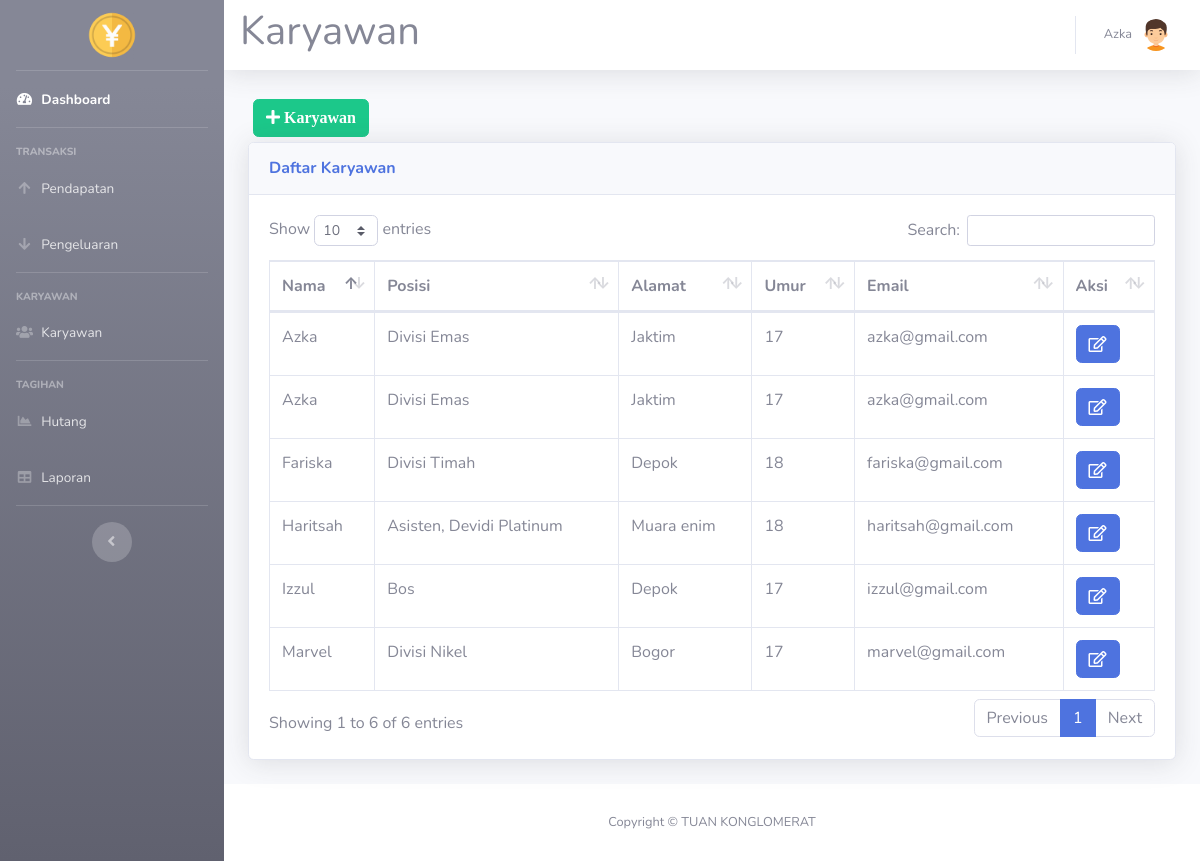
Screenshot of /karyawan.php (signed in) with the database file from the repository.
### tables this page shows
CREATE TABLE `karyawan` (
  `id_karyawan` int NOT NULL,
  `nama` varchar(40) NOT NULL,
  `posisi` varchar(40) NOT NULL,
  `alamat` varchar(40) NOT NULL,
  `umur` int NOT NULL,
  `kontak` varchar(40) NOT NULL
);

### karyawan.php (the view, shortened to what this page needs)
<!DOCTYPE html>
<html lang="en">
<head>
  <link href="vendor/fontawesome-free/css/all.min.css" rel="stylesheet" type="text/css">
  <link href="css/sb-admin-2.min.css" rel="stylesheet">
  <link href="vendor/datatables/dataTables.bootstrap4.min.css" rel="stylesheet">
</head>
<body id="page-top">
  <?php require 'koneksi.php'; ?>
  <?php require 'sidebar.php'; ?>
  <div id="content">
    <?php $halamanaktif = "Karyawan";?>
    <?php require 'navbar.php'; ?>
    <div class="container-fluid">
      <button type="button" class="btn btn-success" style="margin:5px" data-toggle="modal"
        data-target="#myModalTambah"><i class="fa fa-plus"> Karyawan</i></button><br>
    </div>
    <div class="card shadow mb-4">
      <div class="card-header py-3">
        <h6 class="m-0 font-weight-bold text-primary">Daftar Karyawan</h6>
      </div>
      <div class="card-body">
        <div class="table-responsive">
          <table class="table table-bordered" id="dataTable" width="100%" cellspacing="0">
            <thead>
              <tr>
                <th>Nama</th>
                <th>Posisi</th>
                <th>Alamat</th>
                <th>Umur</th>
                <th>Email</th>
                <th>Aksi</th>
              </tr>
            </thead>
            <tbody>
              <?php
$query = mysqli_query($koneksi,"SELECT * FROM karyawan");
while ($data = mysqli_fetch_assoc($query))
{
?>
              <tr>
                <td><?=$data['nama']?></td>
                <td><?=$data['posisi']?></td>
                <td><?=$data['alamat']?></td>
                <td><?=$data['umur']?></td>
                <td><?=$data['kontak']?></td>
                <td>
                  <a href="#" type="button" class=" fa fa-edit btn btn-primary btn-md" data-toggle="modal"
                    data-target="#myModal<?php echo $data['id_karyawan']; ?>"></a>
                </td>
              </tr>
              <?php
}
?>
            </tbody>
          </table>
        </div>
      </div>
    </div>
  </div>
  </div>
  <?php require 'footer.php'?>
  </div>
</body>
</html>

### sidebar.php
<div id="wrapper">
    <ul class="navbar-nav bg-gradient-secondary sidebar sidebar-dark accordion" id="accordionSidebar">
        <a class="sidebar-brand d-flex align-items-center justify-content-center" href="index.php">
            <div class="sidebar-brand-icon">
                <img style="width:50px; height:48px" src="img/yen.png"></img>
            </div>
        </a>
        <hr class="sidebar-divider my-0">
        <li class="nav-item active">
            <a class="nav-link" href="index.php">
                <i class="fas fa-fw fa-tachometer-alt"></i>
                <span>Dashboard</span></a>
        </li>
        <hr class="sidebar-divider">
        <div class="sidebar-heading">
            Transaksi
        </div>
        <li class="nav-item">
            <a class="nav-link collapsed" href="pendapatan.php">
                <i class="fas fa-fw fa-arrow-up"></i>
                <span>Pendapatan</span>
            </a>
        </li>
        <li class="nav-item">
            <a class="nav-link collapsed" href="pengeluaran.php">
                <i class="fas fa-fw fa-arrow-down"></i>
                <span>Pengeluaran</span>
            </a>
        </li>
        <hr class="sidebar-divider">
        <div class="sidebar-heading">
            Karyawan
        </div>
        <li class="nav-item">
            <a class="nav-link collapsed" href="karyawan.php">
                <i class="fas fa-fw fa-users"></i>
                <span>Karyawan</span>
            </a>
        </li>
        <hr class="sidebar-divider">
        <div class="sidebar-heading">
            Tagihan
        </div>
        <li class="nav-item">
            <a class="nav-link" href="hutang.php">
                <i class="fas fa-fw fa-chart-area"></i>
                <span>Hutang</span></a>
        </li>
        <li class="nav-item">
            <a class="nav-link" href="laporan.php">
                <i class="fas fa-fw fa-table"></i>
                <span>Laporan</span></a>
        </li>
        <hr class="sidebar-divider d-none d-md-block">
        <div class="text-center d-none d-md-inline">
            <button class="rounded-circle border-0" id="sidebarToggle"></button>
        </div>
    </ul>
    <div id="content-wrapper" class="d-flex flex-column">

### navbar.php (shortened to what this page needs)
        <nav class="navbar navbar-expand navbar-light bg-white topbar mb-4 static-top shadow">
		<h1><?php echo  $halamanaktif?></h1>
<?php require 'user.php'; ?>
        </nav>

### user.php (shortened to what this page needs)
<ul class="navbar-nav ml-auto">
  <li class="nav-item dropdown no-arrow">
    <a class="nav-link dropdown-toggle" href="#" id="userDropdown" role="button" data-toggle="dropdown" aria-haspopup="true" aria-expanded="false">
      <span class="mr-2 d-none d-lg-inline text-gray-600 small"><?=$_SESSION['nama']?></span>
      <img class="img-profile rounded-circle" src="img/boy(2).png">
    </a>
  </li>
</ul>

### footer.php
<footer class="sticky-footer bg-white">
    <div class="container my-auto">
        <div class="copyright text-center my-auto">
            <span>Copyright &copy; TUAN KONGLOMERAT</span>
        </div>
    </div>
</footer>

### rows the page displays
karyawan: nama "Izzul", posisi "Bos", alamat "Depok", umur "17", kontak "izzul@gmail.com"
karyawan: nama "Haritsah", posisi "Asisten, Devidi Platinum", alamat "Muara enim", umur "18", kontak "haritsah@gmail.com"
karyawan: nama "Marvel", posisi "Divisi Nikel", alamat "Bogor", umur "17", kontak "marvel@gmail.com"
karyawan: nama "Fariska", posisi "Divisi Timah", alamat "Depok", umur "18", kontak "fariska@gmail.com"
karyawan: nama "Azka", posisi "Divisi Emas", alamat "Jaktim", umur "17", kontak "azka@gmail.com"
karyawan: nama "Azka", posisi "Divisi Emas", alamat "Jaktim", umur "17", kontak "azka@gmail.com"

### other values shown
$halamanaktif "Karyawan"
$_SESSION['nama'] "Azka"
